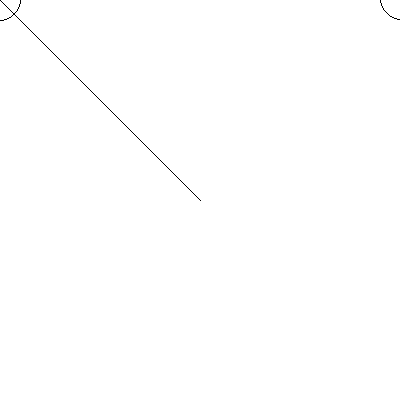
Frame 1 (no input)
Frame 60 (no input): identical to frame 1, image omitted
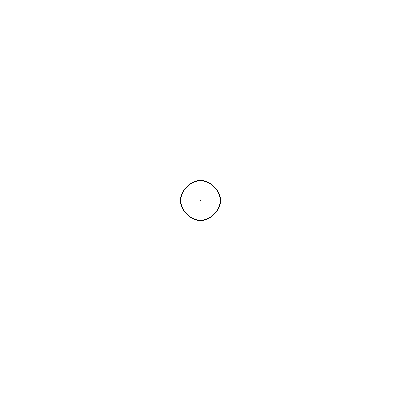
Frame 120 (the mouse pressed at the canvas centre since frame 60)

The p5.js sketch that drew these frames (run headless with seeded random() and noise() and a simulated clock; from frame 60 on, the mouse is pressed at the canvas centre):

// p5.js sketch
// ── sketch.js
let sign = (x) => (x > 0) - (x < 0);
let iround = (x) => round(x + 0.5);
let fpart = (x) => x - floor(x);
let rfpart = (x) => 1 - fpart(x);

function drawCircle(cx, cy, r) {
  let x = 0;
  let y = r;
  let d = 3 - 2 * r;
  drawSect(x, y, cx, cy);
  while (x <= y) {
    x += 1;
    y -= d >= 0;
    d += 4 * x + 6 + (d >= 0) * (-4 * y + 4);
    drawSect(x, y, cx, cy);
  }
}

function drawSect(x, y, cx, cy) {
  set(cx + x, cy + y, 0);
  set(cx + x, cy - y, 0);
  set(cx - x, cy + y, 0);
  set(cx - x, cy - y, 0);
  set(cx + y, cy + x, 0);
  set(cx + y, cy - x, 0);
  set(cx - y, cy + x, 0);
  set(cx - y, cy - x, 0);
}

function drawLineLow(x0, y0, x1, y1) {
  let dx = x1 - x0;
  let dy = y1 - y0;
  let yi = sign(dy) + (dy == 0);
  dy = abs(dy);
  let d = 2 * dy - dx;
  let y = y0;
  
  for (let x = x0; x <= x1; x++) {
    set(x, y, 0);
    y += yi * (d > 0);
    d += 2 * dy - 2 * dx * (d > 0);
  }
}

function drawLineHigh(x0, y0, x1, y1) {
  let dx = x1 - x0;
  let dy = y1 - y0;
  let xi = sign(dx) + (dx == 0);
  dx = abs(dx);
  let d = 2 * dx - dy;
  let x = x0;
  
  for (let y = y0; y <= y1; y++) {
    set(x, y, 0);
    x += xi * (d > 0);
    d += 2 * dx - 2 * dy * (d > 0);
  }
}

function drawLine(x0, y0, x1, y1) {
  if (abs(y1 - y0) < abs(x1 - x0)) {
    if (x0 > x1) {
      drawLineLow(x1, y1, x0, y0);
    } else {
      drawLineLow(x0, y0, x1, y1);
    }
  } else {
    if (y0 > y1) {
      drawLineHigh(x1, y1, x0, y0);
    } else {
      drawLineHigh(x0, y0, x1, y1);
    }
  }
}

function plot(x, y, c) {
  set(x, y, map(c, 0, 1, 0, 100));
}


function drawAALine(x0, y0, x1, y1) {
  let steep = abs(y1 - y0) > abs(x1 - x0);
  
  if (steep) {
    [x0, y0] = [y0, x0];
    [x1, y1] = [y1, x1];
  }
  
  if (x0 > x1) {
    [x0, x1] = [x1, x0];
    [y0, y1] = [y1, y0];
  }
  
  let dx = x1 - x0;
  let dy = y1 - y0;
  let grad = dy / dx;
  
  if (dx == 0) {
    grad = 1;
  }
  
  let xend = iround(x0);
  let yend = y0 + grad * (xend - x0);
  let xgap = rfpart(x0 + 0.5);
  let xpx11 = xend;
  let ypx11 = floor(yend);
  
  let intery = yend + grad;
  
  xend = iround(x1);
  yend = y1 + grad * (xend - x1);
  xgap = fpart(x1 + 0.5);
  let xpx12 = xend;
  let ypx12 = floor(yend);
  
  if (steep) {
    for (let x = xpx11 + 1; x < xpx12; x++) {
      plot(floor(intery), x, rfpart(intery));
      plot(floor(intery) + 1, x, fpart(intery));
      intery += grad;
    }
  } else {
    for (let x = xpx11 + 1; x < xpx12; x++) {
      plot(x, floor(intery), x, rfpart(intery));
      plot(x, floor(intery) + 1, fpart(intery));
      intery += grad;
    }
  }
}

function setup() {
  createCanvas(400, 400);
  stroke(0);
}


function draw() {
  background(255);
  loadPixels();
  drawCircle(mouseX, mouseY, 20);
  drawLine(width / 2, height / 2, mouseX, mouseY);
  updatePixels();
}
